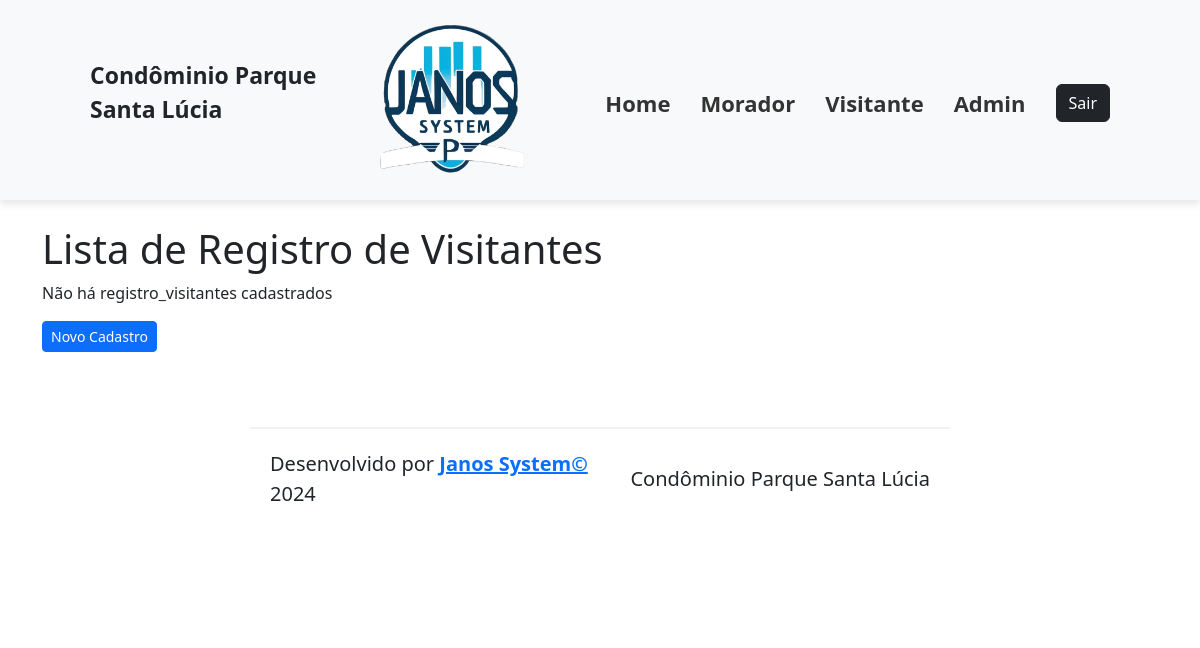
Before: /registro_visitantes-lista/ with the older database file.
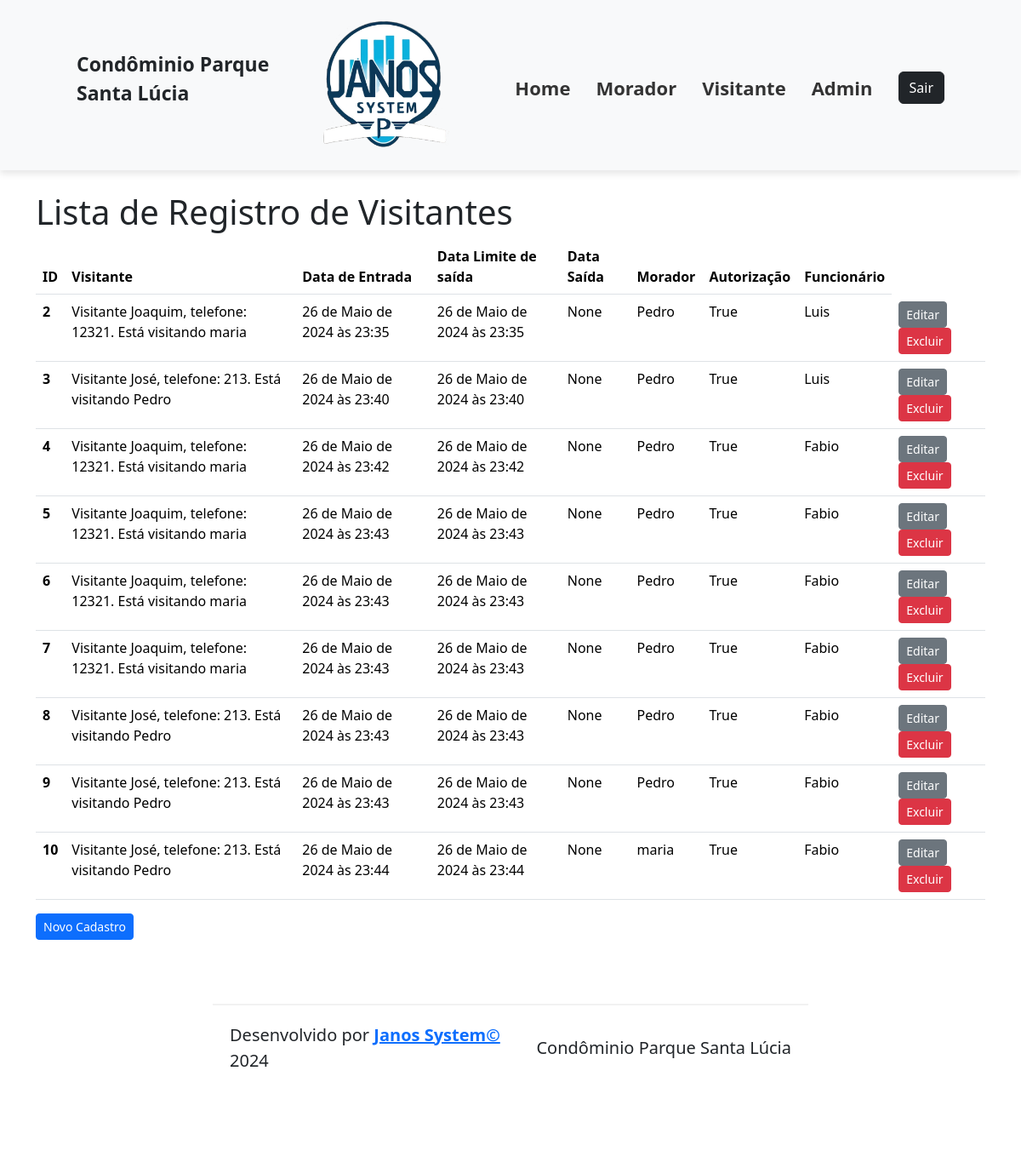
After: the same page with the newer database file.
### cadastros/models.py (models this page shows, shortened)
class RegistroVisitante(models.Model):
    morador = models.ForeignKey(Morador, on_delete=models.DO_NOTHING)  # rever esse parametro
    visitante = models.ForeignKey(Visitante, on_delete=models.DO_NOTHING)  # rever esse parametro
    data_entrada = models.DateTimeField(auto_now_add=True, null=False, blank=False)
    data_limite = models.DateTimeField(auto_now_add=False, null=False, blank=False)
    data_saida = models.DateTimeField(null=True)
    autorizacao = models.BooleanField(verbose_name="Autorização do Morador", null=False, blank=False)
    funcionario = models.ForeignKey(Funcionario, on_delete=models.DO_NOTHING)  # rever esse parametro

class Visitante(models.Model):
    morador = models.ForeignKey(Morador, on_delete=models.DO_NOTHING)  # rever esse parametro
    nome = models.CharField(verbose_name="Nome", max_length=50, null=False, blank=False)
    dt_nasto = models.DateField(verbose_name="Data de Nascimento", null=False, blank=False)
    doc_rg = models.CharField(verbose_name="RG", max_length=9, null=False, blank=False)
    doc_cpf = models.CharField(verbose_name="CPF", max_length=11, null=False, blank=False)
    telefone = models.CharField(verbose_name="Telefone", max_length=8, null=False, blank=False)
    def __str__(self):
        return (f"Visitante {self.nome}, telefone: {self.telefone}. Está visitando {self.morador}")

class Morador(models.Model):
    apartamento = models.ForeignKey(Apartamento, on_delete=models.CASCADE)
    nome = models.CharField(verbose_name="Nome", max_length=50, null=False, blank=False)
    dt_nasto = models.DateField(verbose_name="Data de Nascimento", null=False, blank=False)
    doc_rg = models.CharField(verbose_name="RG", max_length=9, null=False, blank=False)
    doc_cpf = models.CharField(verbose_name="CPF", max_length=11, null=False, blank=False)
    def __str__(self):
        return f"{self.nome}"

class Funcionario(models.Model):
    nome = models.CharField(verbose_name="Nome", max_length=50, null=False, blank=False)
    dt_nasto = models.DateField(verbose_name="Data de Nascimento", null=False, blank=False)
    doc_rg = models.CharField(verbose_name="RG", max_length=9, null=False, blank=False)
    doc_cpf = models.CharField(verbose_name="CPF", max_length=11, null=False, blank=False)
    telefone_apto = models.CharField(verbose_name="Telefone", max_length=12, null=False, blank=False)
    email = models.CharField(verbose_name="Email", max_length=100, null=False, blank=False)
    funcao = models.CharField(verbose_name="Função", max_length=15, null=False, blank=False)
    dt_admissao = models.DateField(verbose_name="Data de Admissão", null=False, blank=False)
    dt_demissao = models.DateField(verbose_name="Data de Demissão", null=True)
    motivo_demissao = models.CharField(verbose_name="Motivo da Demissão", max_length=200, null=False, blank=False)
    login = models.CharField(verbose_name="Login", max_length=10, null=False, blank=False)
    senha = models.CharField(verbose_name="Senha", max_length=6, null=False, blank=False)
    confirm_senha = models.CharField(verbose_name="Confirme a senha", max_length=6, null=False, blank=False, default="senha_confirm")
    class Meta:
        ordering = ["nome"]
    def __str__(self):  # -> str:
        return f"{self.nome}"

### cadastros/views.py (the view)
# urls.py: path("registro_visitantes-lista/", RegistroVisitanteListView.as_view(), name="registro_visitantes_lista"),
class RegistroVisitanteListView(ListView):
    model = RegistroVisitante

### cadastros/Templates/cadastros/registrovisitante_list.html (shortened to what this page needs)
{% extends 'base.html' %}
{% block content %}
    <h1> Lista de Registro de Visitantes </h1>
    {% if registrovisitante_list %}
        <table class="table">
          <thead>
            <tr>
              <th scope="col">ID</th>
              <th scope="col">Visitante</th>
              <th scope="col">Data de Entrada</th>
              <th scope="col">Data Limite de saída</th>
              <th scope="col">Data Saída</th>
              <th scope="col">Morador</th>
              <th scope="col">Autorização</th>
              <th scope="col">Funcionário</th>
            </tr>
          </thead>
          <tbody>
            {% for registrovisitante in registrovisitante_list %}
                <tr>
                    <th scope="row">{{ registrovisitante.pk }}</th>
                    <td>{{registrovisitante.visitante}}</td>
                    <td>{{registrovisitante.data_entrada}}</td>
                    <td>{{registrovisitante.data_limite}}</td>
                    <td>{{registrovisitante.data_saida}}</td>
                    <td>{{registrovisitante.morador}}</td>
                    <td>{{registrovisitante.autorizacao}}</td>
                    <td>{{registrovisitante.funcionario}}</td>
                    <td>
                        <a href="{% url 'registro_visitantes_edicao' pk=registrovisitante.pk %}"
                           class="btn btn-secondary btn-sm">Editar</a>
                        <a href="{% url 'registro_visitantes_exclusao' pk=registrovisitante.pk %}" class="btn btn-danger btn-sm">Excluir</a>
                    </td>
                </tr>
            {% endfor %}
          </tbody>
        </table>
    {% else %}
        <p>Não há registro_visitantes cadastrados</p>
    {% endif %}
    <a href="{% url 'registro_visitantes_cadastro' %} " class="btn btn-primary btn-sm">Novo Cadastro</a>
{% endblock content %}

### cadastros/Templates/base.html (shortened to what this page needs)
{% load static %}
<!DOCTYPE html>
<html lang="pt-br">
  <head>
    <link rel="stylesheet" href="{% static 'styles/style.css' %}">
    <link href="https://cdn.jsdelivr.net/npm/bootstrap@5.3.3/dist/css/bootstrap.min.css" rel="stylesheet">
  </head>
  <body>
<header>
  <div class="header-left">
      <p>Condôminio Parque Santa Lúcia</p>
  </div>
  <div class="header-center">
    <img id="logo" src="{% static 'imagens/Logo_editado_2.png' %}" alt="Jano Systems">
  </div>
  <div class="header-right">
      <nav>
          <ul class="list_menu">
              <li><a href="{%url 'index'%}">Home</a></li>
              <li><a href="{% url 'moradores_lista' %}">Morador</a></li>
              <li><a href="{% url 'visitantes_lista' %}">Visitante</a></li>
              <li><a href="{%url 'home'%}">Admin</a></li>
              <a href="{%url 'login'%}"><button type="button" class="btn btn-dark">Sair</button></a>
          </ul>
      </nav>
  </div>
</header>
    <main class="container">
        {% block content %}{% endblock %}
    </main>
  </body>
  <footer>
    <hr>
    <div class="footer-content">
        <div class="footer-left">
          <p>Desenvolvido por <a href="#" target="_blank"><strong>Janos System&copy;</strong></a> 2024</p>
        </div>
        <div class="footer-right">
          <p id="copyright">Condôminio Parque Santa Lúcia</p>
        </div>
    </div>
  </footer>
</html>

### setup/static/styles/style.css (style rules this page uses)
header { height: 100px; display: flex; justify-content: center; align-items: center; padding: 100px 90px; margin-bottom: 25px; background-color: #f8f9fa; box-shadow: 0 4px 8px rgba(0, 0, 0, 0.1); }
.header-left { flex: 1; }
.header-center { flex: 1; display: flex; justify-content: center; }
#logo { width: 200px; }
.header-right { flex: 1; display: flex; justify-content: flex-end; }
nav ul { list-style: none; display: flex; margin: 0; padding: 0; }
nav ul li { margin-left: 30px; font-size: 30px; }
nav ul li a { text-decoration: none; color: #333; font-size: 22px; }
header p { font-size: 23px; font-weight: bold; }
header a { font-size: 30px; font-weight: bold; }
footer { padding: 75px 250px; background-color: #ffffff; text-align: center; }
footer hr { border: 0; height: 2px; background-color: #ccc; margin: 0; }
.footer-content { display: flex; justify-content: space-between; align-items: center; max-width: 1200px; margin: 20px auto; padding: 0 20px; font-size: 20px; }
.footer-left { flex: 1; text-align: left; }
.footer-right { flex: 1; text-align: right; }

Changed rows visible on the page:
added RegistroVisitante: pk "2", visitante "Visitante Joaquim, telefone: 12321. Está visitando maria", data_entrada "26 de Maio de 2024 às 23:35", data_limite "26 de Maio de 2024 às 23:35", data_saida "None", morador "Pedro", autorizacao "True", funcionario "Luis"
added RegistroVisitante: pk "3", visitante "Visitante José, telefone: 213. Está visitando Pedro", data_entrada "26 de Maio de 2024 às 23:40", data_limite "26 de Maio de 2024 às 23:40", data_saida "None", morador "Pedro", autorizacao "True", funcionario "Luis"
added RegistroVisitante: pk "4", visitante "Visitante Joaquim, telefone: 12321. Está visitando maria", data_entrada "26 de Maio de 2024 às 23:42", data_limite "26 de Maio de 2024 às 23:42", data_saida "None", morador "Pedro", autorizacao "True", funcionario "Fabio"
added RegistroVisitante: pk "5", visitante "Visitante Joaquim, telefone: 12321. Está visitando maria", data_entrada "26 de Maio de 2024 às 23:43", data_limite "26 de Maio de 2024 às 23:43", data_saida "None", morador "Pedro", autorizacao "True", funcionario "Fabio"
added RegistroVisitante: pk "6", visitante "Visitante Joaquim, telefone: 12321. Está visitando maria", data_entrada "26 de Maio de 2024 às 23:43", data_limite "26 de Maio de 2024 às 23:43", data_saida "None", morador "Pedro", autorizacao "True", funcionario "Fabio"
added RegistroVisitante: pk "7", visitante "Visitante Joaquim, telefone: 12321. Está visitando maria", data_entrada "26 de Maio de 2024 às 23:43", data_limite "26 de Maio de 2024 às 23:43", data_saida "None", morador "Pedro", autorizacao "True", funcionario "Fabio"
added RegistroVisitante: pk "8", visitante "Visitante José, telefone: 213. Está visitando Pedro", data_entrada "26 de Maio de 2024 às 23:43", data_limite "26 de Maio de 2024 às 23:43", data_saida "None", morador "Pedro", autorizacao "True", funcionario "Fabio"
added RegistroVisitante: pk "9", visitante "Visitante José, telefone: 213. Está visitando Pedro", data_entrada "26 de Maio de 2024 às 23:43", data_limite "26 de Maio de 2024 às 23:43", data_saida "None", morador "Pedro", autorizacao "True", funcionario "Fabio"
added RegistroVisitante: pk "10", visitante "Visitante José, telefone: 213. Está visitando Pedro", data_entrada "26 de Maio de 2024 às 23:44", data_limite "26 de Maio de 2024 às 23:44", data_saida "None", morador "maria", autorizacao "True", funcionario "Fabio"
Other visible differences:
text no longer shown: "Não há registro_visitantes cadastrados"
text now shown: "ID Visitante Data de Entrada Data Limite de saída Data Saída Morador Autorização Funcionário"
